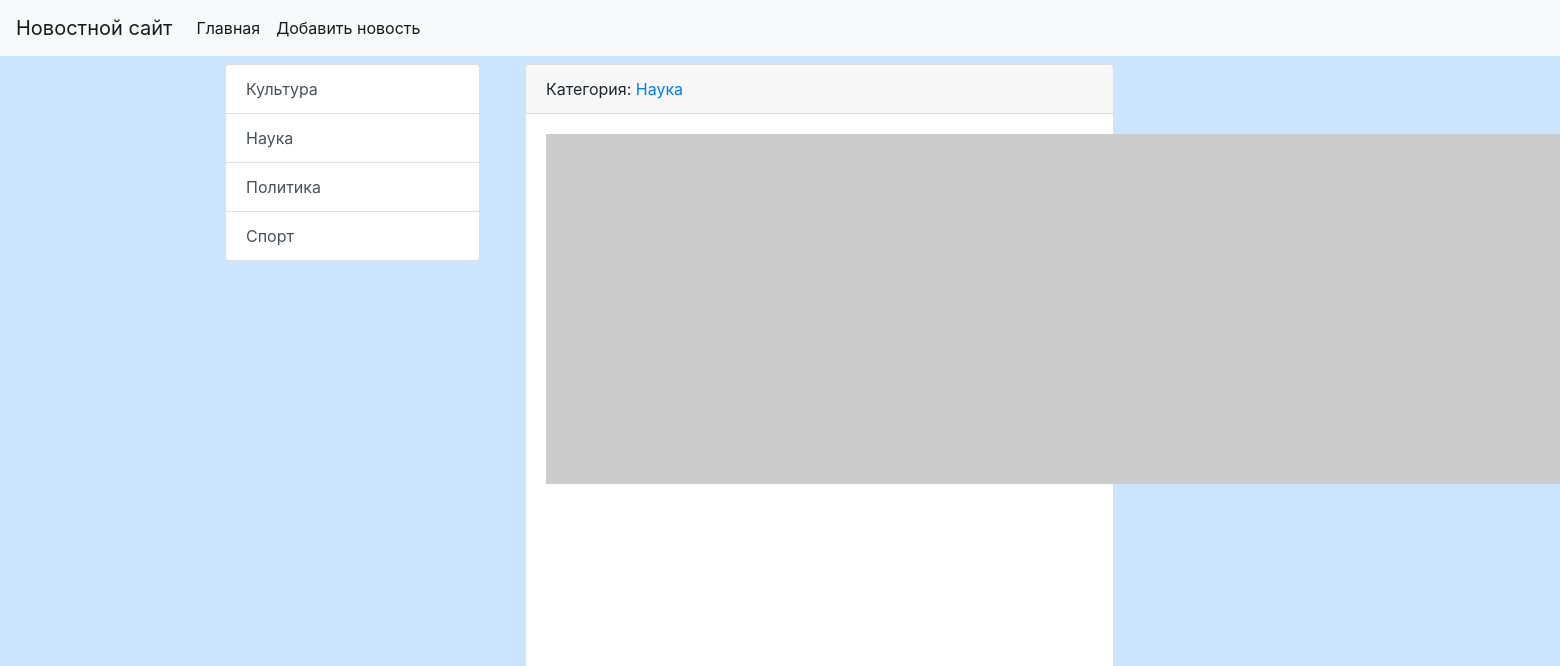
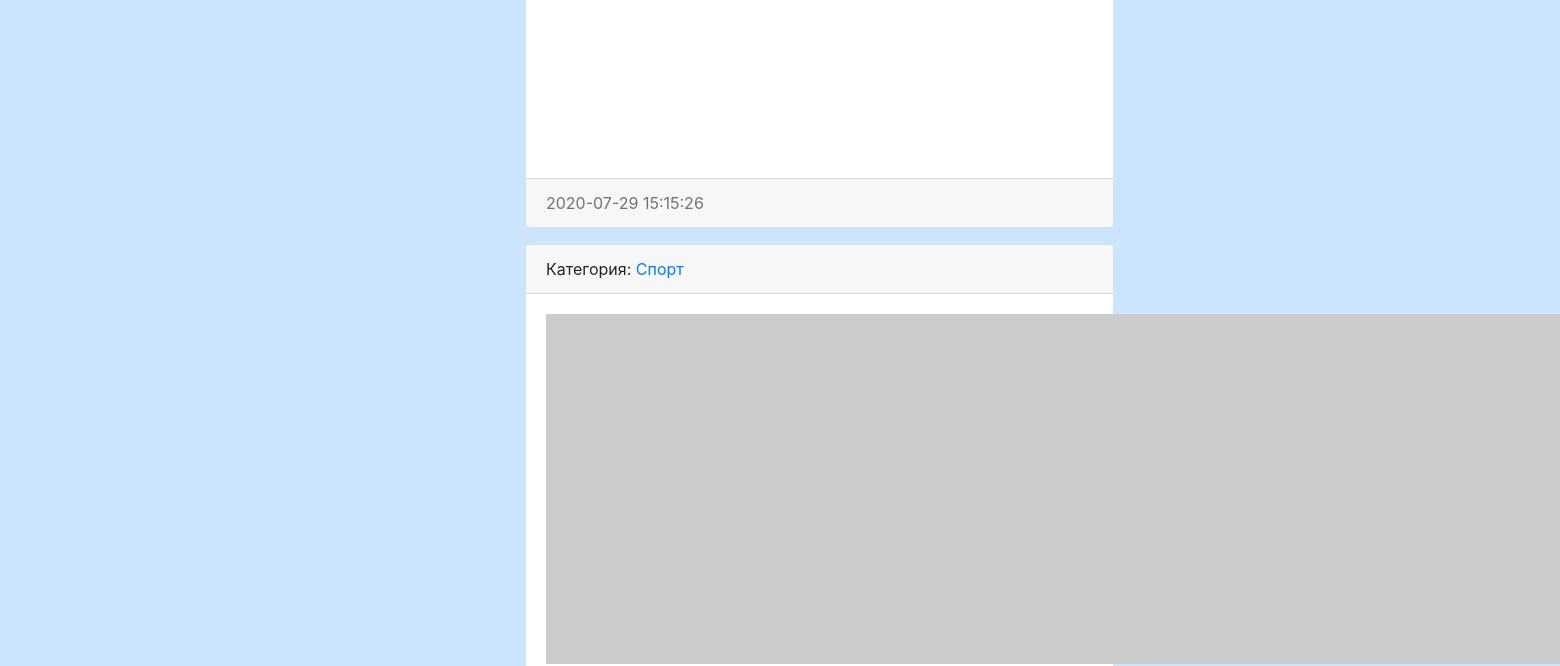
Before: / (upper part) with the older database file (2 pictures, top to bottom).
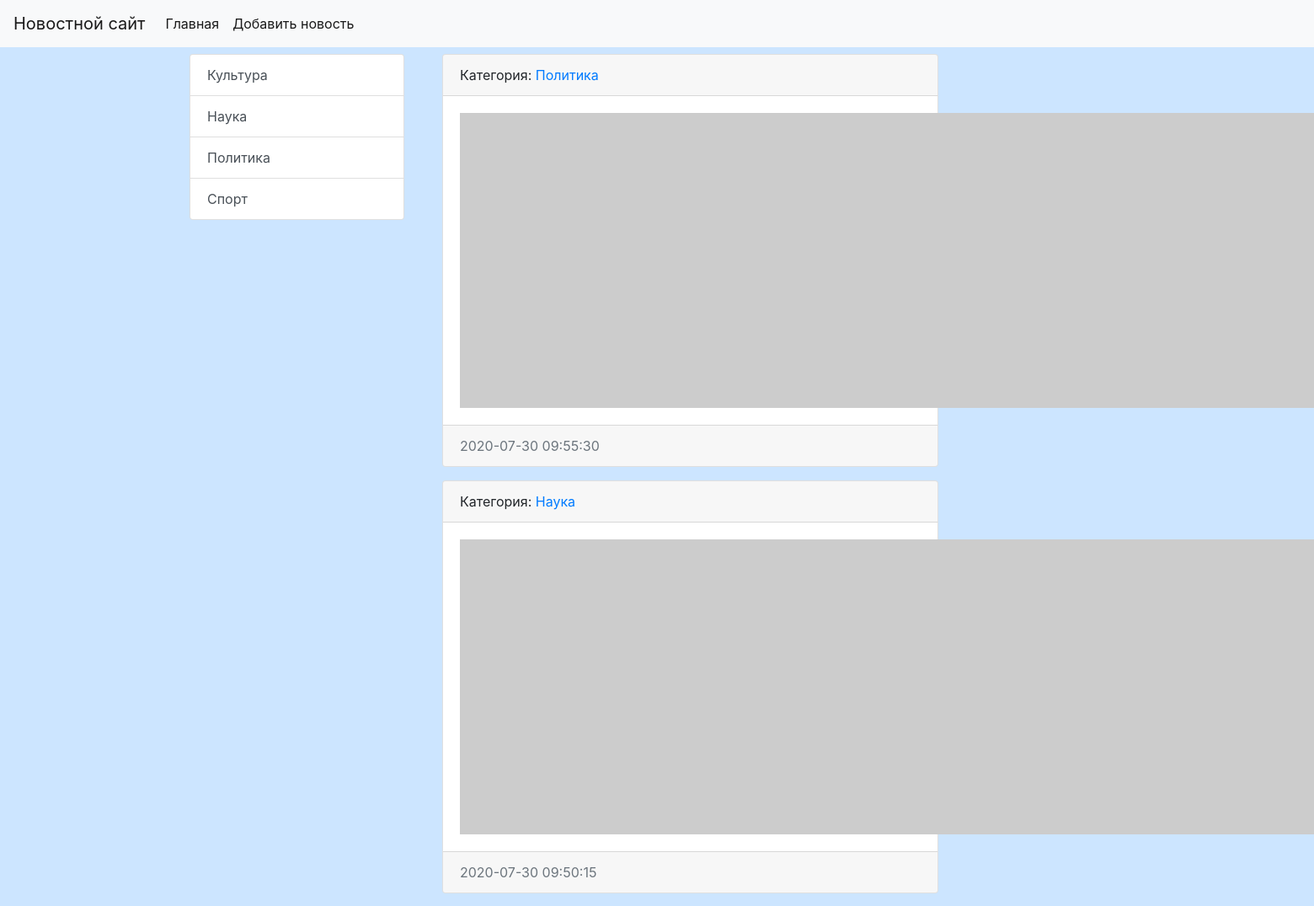
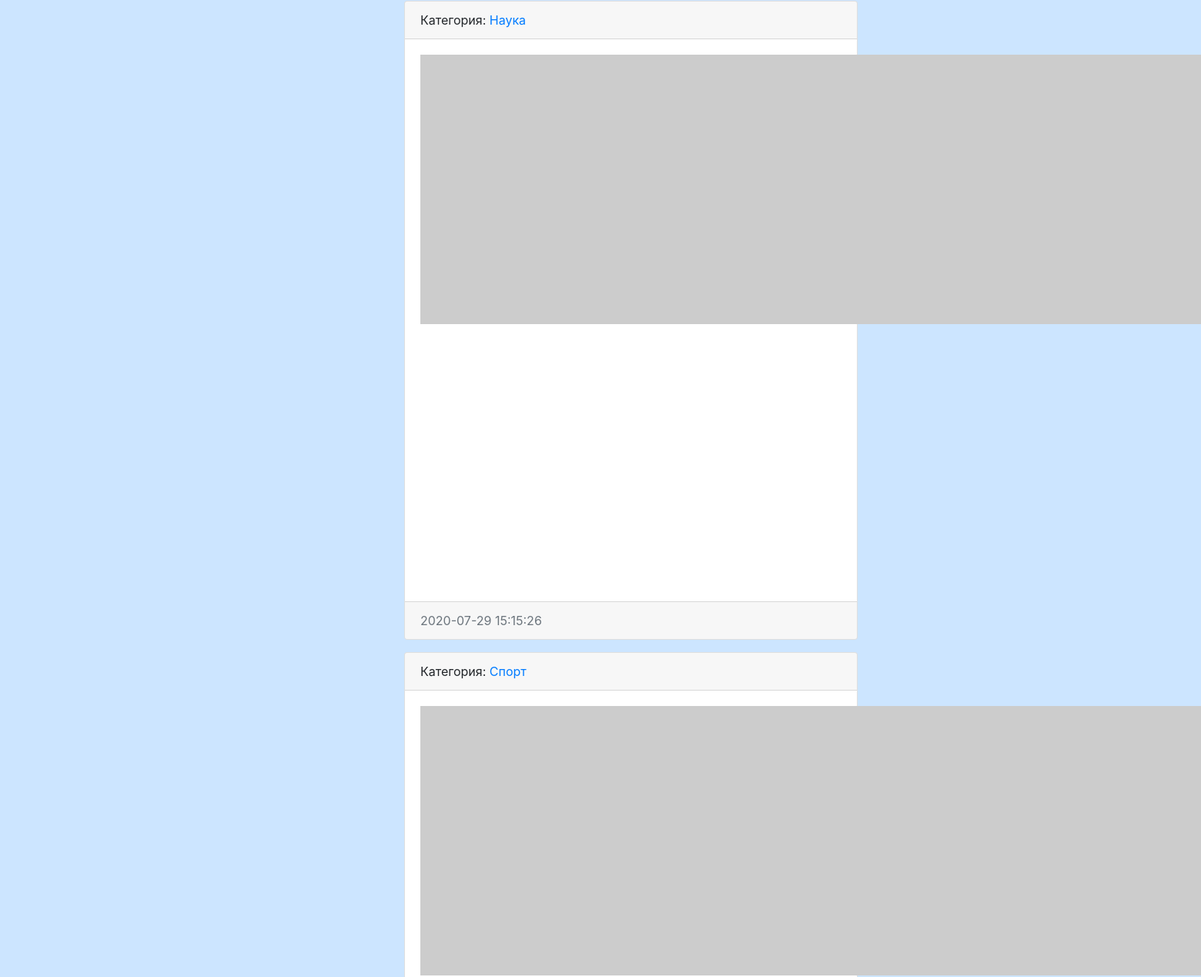
After: the same page with the newer database file (2 pictures, top to bottom).
### news/models.py (models this page shows, shortened)
class Category(models.Model):
    title = models.CharField(max_length=150, db_index=True, verbose_name='Наименование категории')
    def get_absolute_url(self):
        return reverse_lazy('category', kwargs={"category_id": self.pk})
    class Meta:
        verbose_name = 'Категория'
        verbose_name_plural = 'Категории'
        ordering = ['title']

class News(models.Model):
    title = models.CharField(max_length=150, verbose_name='Наименование')
    content = models.TextField(blank=True, verbose_name='Контент')
    created_at = models.DateTimeField(auto_now_add=True, verbose_name='Дата публикации')
    update_at = models.DateTimeField(auto_now=True, verbose_name='Обновлено')
    photo = models.ImageField(upload_to='photos/%Y/%m/%d/', verbose_name='Изображение', blank=True)
    is_published = models.BooleanField(default=True, verbose_name='Состояние публикации')
    category = models.ForeignKey('Category', on_delete=models.PROTECT, verbose_name='Категория')
    class Meta:
        verbose_name = 'Новость'
        verbose_name_plural = 'Новости'
        ordering = ['-created_at']

### news/views.py (the view)
# urls.py: path('', index, name='home'),
def index(request):
    news = News.objects.all()
    context = {
        'news': news,
        'title': 'Список новостей',
    }
    return render(request, template_name='news/index.html', context=context)

### news/templatetags/news_tags.py (called while the page is built)
@register.inclusion_tag('news/list_categories.html')
def show_categories(arg1='Hello', arg2='world'):
    categories = Category.objects.all()
    return {"categories": categories, "arg1": arg1, "arg2": arg2}

### news/templates/news/index.html (shortened to what this page needs)
{% extends 'base.html' %}
{% block sidebar %}
{% include 'inc/_sidebar.html' %}
{% endblock %}
{% block content %}
<div class="col-md-9">
    {% for item in news %}
    <div class="card mb-3">
        <div class="card-header">
            Категория: <a href="{% url 'category' item.category.pk %}">{{ item.category.title }}</a>
        </div>
        <div class="card-body">
            <div class="media">
                {% if item.photo %}
                <img src="{{ item.photo.url }}" alt="" width="350" class="mr-3">
                {% else %}
                <img src="https://picsum.photos/id/1060/350/235/?blur=2" alt="" class="mr-3">
                {% endif %}
            </div>
        </div>
        <div class="card-footer text-muted">
            {{ item.created_at|date:"Y-m-d H:i:s" }}
        </div>
    </div>
    {% endfor %}
</div>
{% endblock %}

### news/templates/news/list_categories.html
<div class="list-group">
            {% for item in categories %}
  <a href="{{ item.get_absolute_url }}" class="list-group-item list-group-item-action">{{ item.title }}</a>
            {% endfor %}
    </div>
</div>

Changed rows visible on the page:
added News: category "Политика", created_at "2020-07-30 09:55:30"
added News: category "Наука", created_at "2020-07-30 09:50:15"
